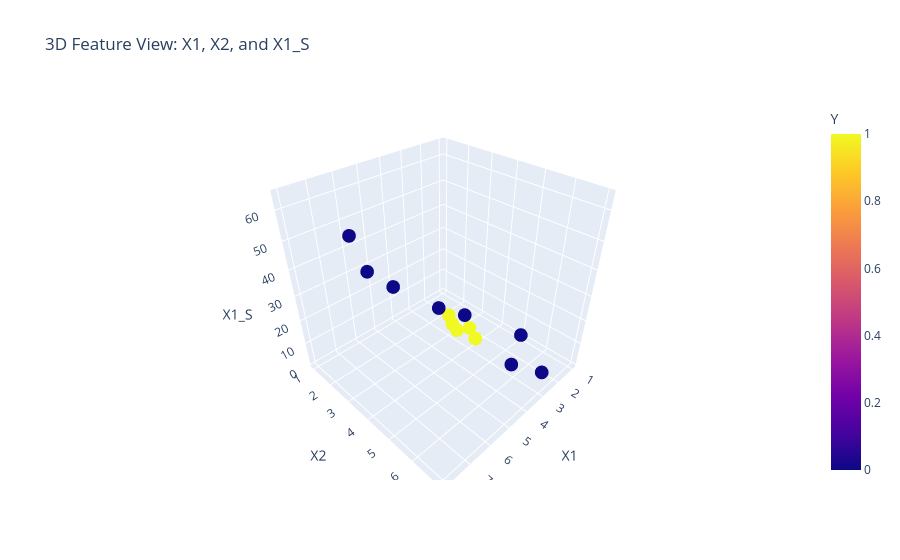

Notebook code cell kept with this figure:
### Markdown cell above
### Visualization 3: Three Actual Input Features

This view uses `X1`, `X2`, and `X1_S` as the three plotted axes. All three are input features or engineered features. The label `Y` is used only for color, so it remains the target rather than an input axis.

### Code cell
fig_features_3d = px.scatter_3d(
    dff,
    x="X1",
    y="X2",
    z="X1_S",
    color="Y",
    hover_data=["X2_S", "X1X2"],
    title="3D Feature View: X1, X2, and X1_S"
)
fig_features_3d.show()

### Figure 1 — Plotly figure (JSON) as saved in the notebook; plotly's stock layout.template omitted (floating-point values rounded to 4 significant figures)
{"data": [{"customdata": [[25, 5], [9, 6], [49, 21], [1, 4], [49, 35], [4, 12], [36, 42], [16, 32], [9, 9], [16, 16], [25, 25], [16, 12], [25, 20]], "hovertemplate": "X1=%{x}<br>X2=%{y}<br>X1_S=%{z}<br>X2_S=%{customdata[0]}<br>X1X2=%{customdata[1]}<br>Y=%{marker.color}<extra></extra>", "legendgroup": "", "marker": {"color": [0, 0, 0, 0, 0, 0, 0, 0, 1, 1, 1, 1, 1], "coloraxis": "coloraxis", "symbol": "circle"}, "mode": "markers", "name": "", "scene": "scene", "showlegend": false, "type": "scatter3d", "x": [1, 2, 3, 4, 5, 6, 7, 8, 3, 4, 5, 3, 4], "y": [5, 3, 7, 1, 7, 2, 6, 4, 3, 4, 5, 4, 5], "z": [1, 4, 9, 16, 25, 36, 49, 64, 9, 16, 25, 9, 16]}], "layout": {"coloraxis": {"colorbar": {"title": {"text": "Y"}}, "colorscale": [[0, "#0d0887"], [0.1111, "#46039f"], [0.2222, "#7201a8"], [0.3333, "#9c179e"], [0.4444, "#bd3786"], [0.5556, "#d8576b"], [0.6667, "#ed7953"], [0.7778, "#fb9f3a"], [0.8889, "#fdca26"], [1, "#f0f921"]]}, "legend": {"tracegroupgap": 0}, "scene": {"domain": {"x": [0, 1], "y": [0, 1]}, "xaxis": {"title": {"text": "X1"}}, "yaxis": {"title": {"text": "X2"}}, "zaxis": {"title": {"text": "X1_S"}}}, "title": {"text": "3D Feature View: X1, X2, and X1_S"}}}
